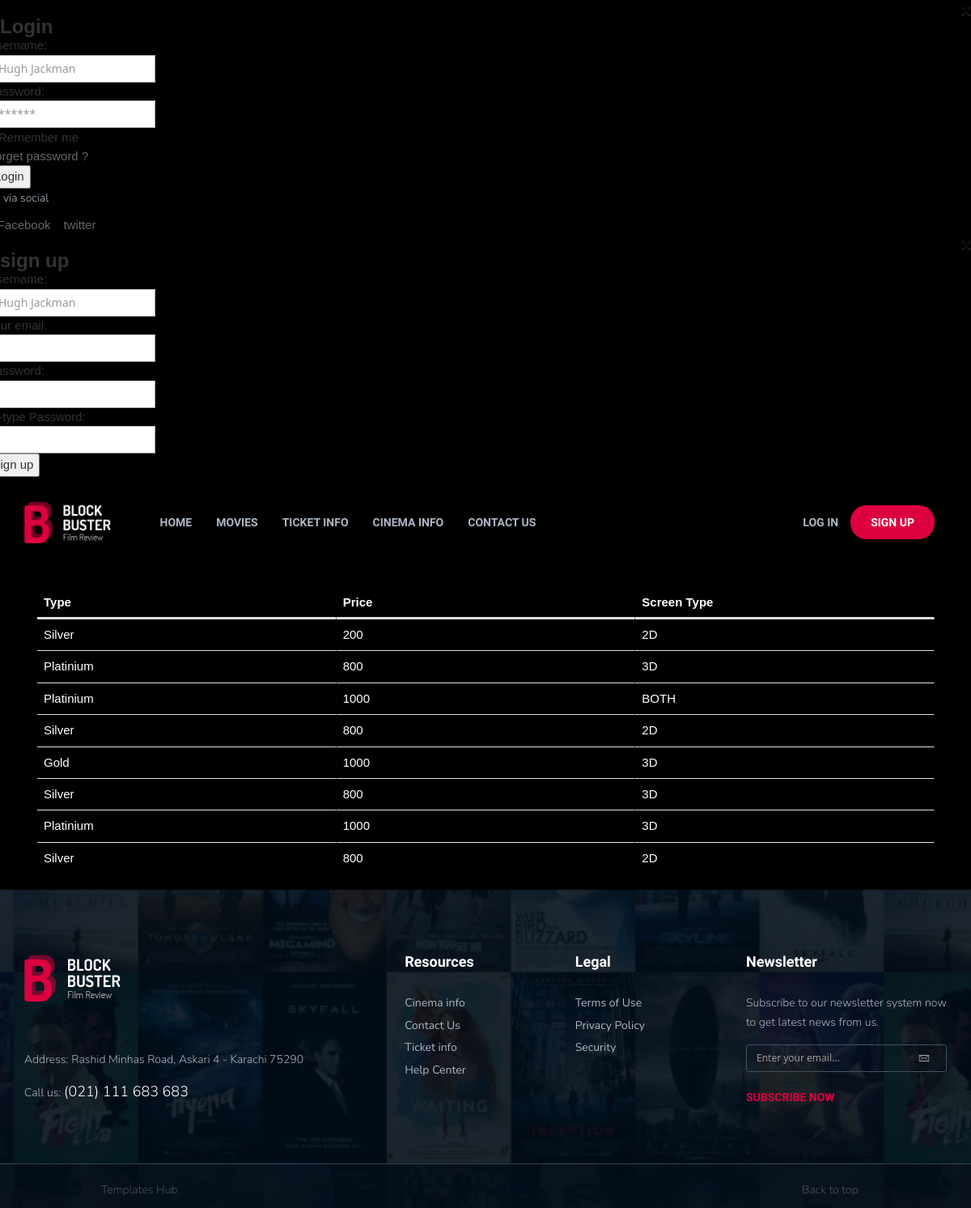
Screenshot of /user/ticket_info.php with the database file from the repository.
### tables this page shows
CREATE TABLE `ticket` (
  `id` int(11) NOT NULL,
  `Type` varchar(225) NOT NULL,
  `Price` int(11) NOT NULL,
  `Screen_type` varchar(225) NOT NULL
);

### user/ticket_info.php (the view, shortened to what this page needs)
<!DOCTYPE html>
<html lang="en">
<head>
</head>
<body style='background-color:black;'>
<?php require_once("header.php");?><br> <br>
<div class="main-content">
<div class="mt-4 container ">
<?php
    require_once("../Connection.php");
    $fetch = "SELECT * FROM `ticket`";
    $execute = mysqli_query($con , $fetch);
    $num = mysqli_num_rows($execute);
    if ($num > 0) {
      echo "<div class='container-fluid'><table class='table table-dark'>
      <br>
      <br>
      <br>
      <br>
     <thead  <tr>
               <th class='text-light'>Type</th>
               <th class='text-light'>Price</th>
               <th class='text-light'>Screen Type</th>
           </tr></thead><tbody>";
       while($rec = mysqli_fetch_array($execute)){
            echo' <tr>
                <td>'.$rec[1].'</td>
                <td>'.$rec[2].'</td>
                <td>'.$rec[3].'</td>
                </tr>';
       }
           echo "</tbody></table>";
    }
?>
</div>
 </div>
<?php
require_once("Footer.php");
?>
</body>
</html>

### user/ticket_info.php (style rules this page uses)
tr { color:white; }

### rows the page displays
ticket: Type "Silver", Price "200", Screen_type "2D"
ticket: Type "Platinium", Price "800", Screen_type "3D"
ticket: Type "Platinium", Price "1000", Screen_type "BOTH"
ticket: Type "Silver", Price "800", Screen_type "2D"
ticket: Type "Gold", Price "1000", Screen_type "3D"
ticket: Type "Silver", Price "800", Screen_type "3D"
ticket: Type "Platinium", Price "1000", Screen_type "3D"
ticket: Type "Silver", Price "800", Screen_type "2D"
